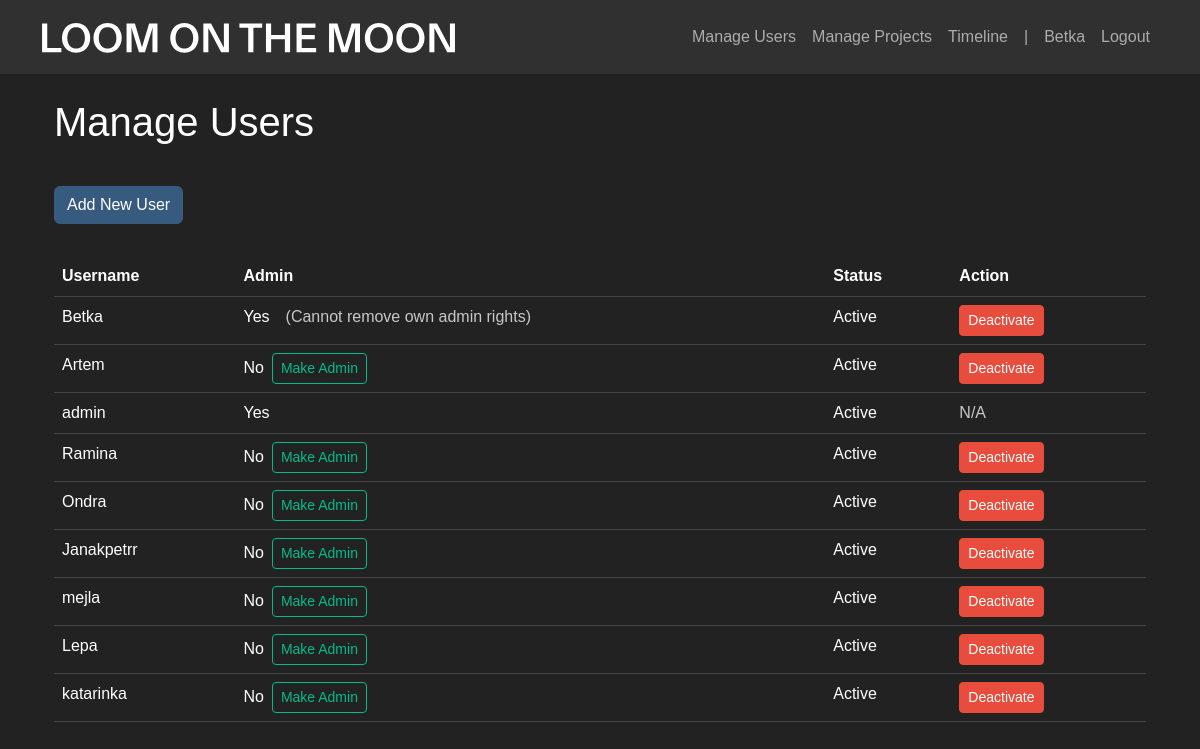
Screenshot of /manage_users (signed in) with the database file from the repository.
### app/models.py (models this page shows)
class User(UserMixin, db.Model):
    id = db.Column(db.Integer, primary_key=True)
    username = db.Column(db.String(80), unique=True, nullable=False)
    password = db.Column(db.String(120), nullable=False)
    is_admin = db.Column(db.Boolean, default=False)
    is_active = db.Column(db.Boolean, default=True)  # New field
    time_entries = db.relationship('TimeEntry', backref='user', lazy=True)

### app/main.py (the view)
@main.route('/manage_users')
@login_required
def manage_users():
    if not current_user.is_admin:
        return redirect(url_for('main.index'))
    users = User.query.all()
    return render_template('manage_users.html', users=users)

### app/__init__.py (called while the page is built)
def create_app():
    app = Flask(__name__)
    app.config['SECRET_KEY'] = 'your-secret-key-here'  # Change this in production
    app.config['SQLALCHEMY_DATABASE_URI'] = 'sqlite:///timetracker.db'
    db.init_app(app)
    login_manager.init_app(app)
    login_manager.login_view = 'auth.login'
    migrate.init_app(app, db)
    from .models import User
    @login_manager.user_loader
    def load_user(user_id):
        return User.query.get(int(user_id))
    from .auth import auth as auth_blueprint
    from .main import main as main_blueprint
    app.register_blueprint(auth_blueprint)
    app.register_blueprint(main_blueprint)
    with app.app_context():
        db.create_all()
    return app

### app/templates/manage_users.html (shortened to what this page needs)
{% extends "base.html" %}
{% block content %}
<div class="container mt-4">
    <h2>Manage Users</h2>
    {% if current_user.is_admin %}
    <a href="/add_user" class="btn btn-primary add-btn">Add New User</a>
    {% endif %}
    <table class="table">
        <thead>
            <tr>
                <th>Username</th>
                <th>Admin</th>
                <th>Status</th>
                <th>Action</th>
            </tr>
        </thead>
        <tbody>
            {% for user in users %}
            <tr>
                <td>{{ user.username }}</td>
                <td>
                    {% if user.username != 'admin' %}
                        <div class="d-flex align-items-center">
                            <span class="me-2">{{ 'Yes' if user.is_admin else 'No' }}</span>
                            {% if user.id != current_user.id %}
                                <button
                                    onclick="toggleAdmin({{ user.id }}, '{{ user.username }}', {{ 'true' if not user.is_admin else 'false' }})"
                                    class="btn btn-sm {{ 'btn-outline-success' if not user.is_admin else 'btn-outline-warning' }}"
                                >
                                    {{ 'Make Admin' if not user.is_admin else 'Remove Admin' }}
                                </button>
                            {% elif user.is_admin %}
                                <span class="text-muted ms-2">(Cannot remove own admin rights)</span>
                            {% endif %}
                        </div>
                    {% else %}
                        {{ 'Yes' }}
                    {% endif %}
                </td>
                <td>{{ 'Active' if user.is_active else 'Inactive' }}</td>
                <td>
                    {% if user.username != 'admin' %}
                        {% if user.is_active %}
                            <a href="{{ url_for('main.deactivate_user', user_id=user.id) }}" class="btn btn-danger btn-sm">Deactivate</a>
                        {% else %}
                            <a href="{{ url_for('main.activate_user', user_id=user.id) }}" class="btn btn-success btn-sm">Activate</a>
                        {% endif %}
                    {% else %}
                        <span class="text-muted">N/A</span>
                    {% endif %}
                </td>
            </tr>
            {% endfor %}
        </tbody>
    </table>
</div>
{% endblock %}

### app/templates/base.html (shortened to what this page needs)
<!DOCTYPE html>
<html lang="en">
<head>
    <link rel="stylesheet" href="https://cdn.jsdelivr.net/npm/bootswatch@5.1.3/dist/darkly/bootstrap.min.css">
    <link rel="stylesheet" href="https://cdn.jsdelivr.net/npm/bootstrap-icons@1.7.2/font/bootstrap-icons.css">
</head>
<body>
    <nav class="navbar navbar-expand-lg navbar-dark bg-dark">
        <div class="container">
            <a class="navbar-brand" href="{{ url_for('main.index') }}">
                <img src="{{ url_for('static', filename='assets/loomonthemoon_logo.svg') }}" alt="Logo" height="30">
            </a>
            <div class="navbar-nav ms-auto">
                {% if current_user.is_authenticated %}
                {% if current_user.is_admin %}
                <li class="nav-item">
                    <a class="nav-link" href="{{ url_for('main.manage_users') }}">Manage Users</a>
                </li>
                <li class="nav-item">
                    <a class="nav-link" href="{{ url_for('main.manage_projects') }}">Manage Projects</a>
                </li>
                <li class="nav-item">
                    <a class="nav-link" href="{{ url_for('main.admin_timeline') }}">Timeline</a>
                </li>
                <li class="nav-item">
                    <a class="nav-link" href="#">|</a>
                </li>
                {% endif %}
                    <span class="nav-item nav-link">{{ current_user.username }}</span>
                    <a class="nav-item nav-link" href="{{ url_for('auth.logout') }}">Logout</a>
                {% endif %}
            </div>
        </div>
    </nav>
    <div class="container mt-4">
        {% block content %}{% endblock %}
    </div>
</body>
</html>

### rows the page displays
User: username "Betka", is_admin "Yes", shows "(Cannot remove own admin rights)", is_active "Active"
User: username "Artem", is_admin "No", is_admin "Make Admin", is_active "Active"
User: username "admin", value "Yes", is_active "Active", shows "N/A"
User: username "Ramina", is_admin "No", is_admin "Make Admin", is_active "Active"
User: username "Ondra", is_admin "No", is_admin "Make Admin", is_active "Active"
User: username "Janakpetrr", is_admin "No", is_admin "Make Admin", is_active "Active"
User: username "mejla", is_admin "No", is_admin "Make Admin", is_active "Active"
User: username "Lepa", is_admin "No", is_admin "Make Admin", is_active "Active"
User: username "katarinka", is_admin "No", is_admin "Make Admin", is_active "Active"
